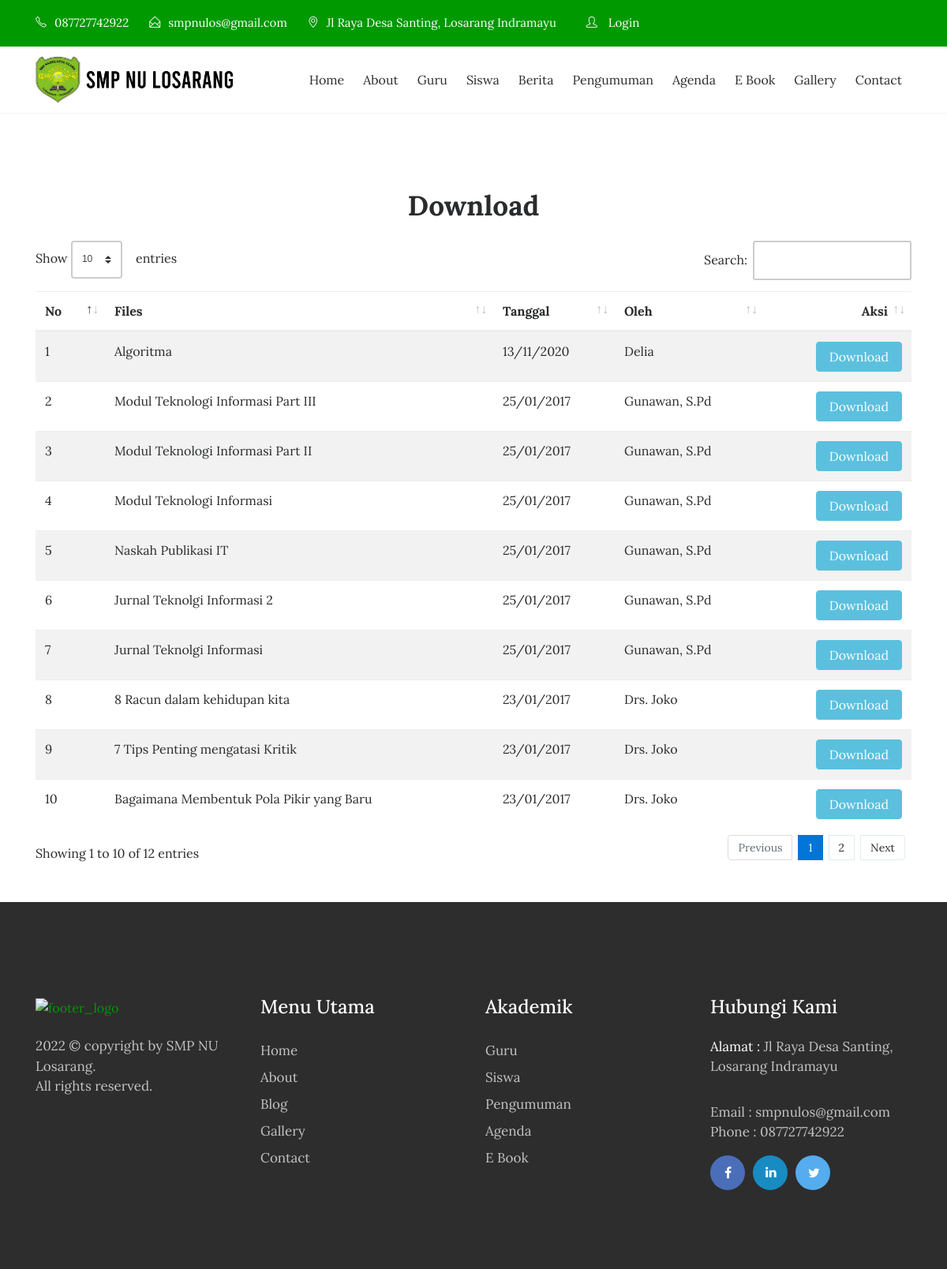
Page /index.php/download on the committed database.
### tables this page shows
CREATE TABLE `tbl_files` (
  `file_id` int(11) NOT NULL,
  `file_judul` varchar(120) DEFAULT NULL,
  `file_deskripsi` text,
  `file_tanggal` timestamp NULL DEFAULT CURRENT_TIMESTAMP,
  `file_oleh` varchar(60) DEFAULT NULL,
  `file_download` int(11) DEFAULT '0',
  `file_data` varchar(120) DEFAULT NULL
);

### application/controllers/Download.php (called while the page is built, shortened)
<?php
class Download extends CI_Controller{
	function __construct(){
		$this->load->model('m_files');
		$this->load->helper('download');
		$this->load->model('m_pengunjung');
	}
	function index(){
		$x['data']=$this->m_files->get_all_files();
		$this->load->view('depan/v_download',$x);
	}
}

### index.php (called while the page is built, shortened)
<?php
require_once BASEPATH.'core/CodeIgniter.php';

### application/models/M_files.php (called while the page is built, shortened)
<?php
class M_files extends CI_Model{
	function get_all_files(){
		$hsl=$this->db->query("SELECT file_id,file_judul,file_deskripsi,DATE_FORMAT(file_tanggal,'%d/%m/%Y') AS tanggal,file_oleh,file_download,file_data FROM tbl_files ORDER BY file_id DESC");
		return $hsl;
	}
}

### application/views/depan/v_download.php (the view, shortened to what this page needs)
<!DOCTYPE html>
<html lang="en">
<head>
    <link rel="stylesheet" href="<?php echo base_url().'theme/css/bootstrap.min.css'?>">
    <link rel="stylesheet" href="<?php echo base_url().'theme/css/font-awesome.min.css'?>">
    <link rel="stylesheet" href="<?php echo base_url().'theme/css/simple-line-icons.css'?>">
    <link rel="stylesheet" href="<?php echo base_url().'theme/css/owl.carousel.min.css'?>">
    <link href="<?php echo base_url().'theme/css/style.css'?>" rel="stylesheet">
    <link href="<?php echo base_url().'theme/css/dataTables.bootstrap4.min.css'?>" rel="stylesheet">
</head>
<body>
<div class="header-topbar" style="background-color: #009900">
        <div class="container">
            <div class="row">
                <div class="col-xs-6 col-sm-8 col-md-9" >
                    <div class="header-top_address" >
                        <div class="header-top_list" style="color: white">
                            <span class="icon-phone" style="color: white"></span>087727742922
                        </div>
                        <div class="header-top_list" style="color: white">
                            <span class="icon-envelope-open" style="color: white"></span>smpnulos@gmail.com
                        </div>
                        <div class="header-top_list" style="color: white">
                            <span class="icon-location-pin" style="color: white"></span>Jl Raya Desa Santing, Losarang Indramayu
                        </div>
                        <div class="header-top_list" style="color: white">
                                  <a class="nav-link" href="<?php echo site_url('admin/login');?>" target="_blank" style="color: white"><span><i class="icon-user" style="color: white"></i></span>     Login</a>
                        </div>
                  </div>
              </div>
          </div>
      </div>
  </div>
  <div data-toggle="affix" style="border-bottom:solid 1px #f2f2f2;">
      <div class="container nav-menu2">
          <div class="row">
              <div class="col-md-12">
                  <nav class="navbar navbar2 navbar-toggleable-md navbar-light bg-faded">
                      <a href="<?php echo site_url('');?>" class="navbar-brand nav-brand2"><img class="img img-responsive" width="250px;" src="<?php echo base_url().'assets/images/logo2.png'?>"></a>
                      <div class="collapse navbar-collapse justify-content-end" id="navbarNavDropdown">
                          <ul class="navbar-nav">
                              <li class="nav-item">
                                  <a class="nav-link" href="<?php echo site_url('');?>">Home</a>
                              </li>
                              <li class="nav-item">
                                  <a class="nav-link" href="<?php echo site_url('about');?>">About</a>
                              </li>
                              <li class="nav-item">
                                  <a class="nav-link" href="<?php echo site_url('guru');?>">Guru</a>
                              </li>
                              <li class="nav-item">
                                  <a class="nav-link" href="<?php echo site_url('siswa');?>">Siswa</a>
                              </li>
                              <li class="nav-item">
                                  <a class="nav-link" href="<?php echo site_url('blog');?>">Berita</a>
                              </li>
                              <li class="nav-item">
                                  <a class="nav-link" href="<?php echo site_url('pengumuman');?>">Pengumuman</a>
                              </li>
                              <li class="nav-item">
                                  <a class="nav-link" href="<?php echo site_url('agenda');?>">Agenda</a>
                              </li>
                              <li class="nav-item">
                                  <a class="nav-link" href="<?php echo site_url('download');?>">E Book</a>
                              </li>
                              <li class="nav-item">
                                  <a class="nav-link" href="<?php echo site_url('galeri');?>">Gallery</a>
                              </li>
                              <li class="nav-item">
                                <a class="nav-link" href="<?php echo site_url('contact');?>">Contact</a>
                              </li>
                        </ul>
                  </div>
                </nav>
              </div>
            </div>
          </div>
        </div>
<section class="contact" style="margin-bottom:50px;">
    <div class="container">
        <div class="row">
            <div class="col-md-12">
                <div class="contact-title">
                    <h2>Download</h2>
                </div>
            </div>
        </div>
        <div class="row">
            <div class="col-md-12">
              <div class="table-responsive">
                <table class="table table-striped" id="display">
                  <thead>
                    <tr>
                      <th>No</th>
                      <th>Files</th>
                      <th>Tanggal</th>
                      <th>Oleh</th>
                      <th style="text-align:right;">Aksi</th>
                    </tr>
                  </thead>
                  <tbody>
                    <?php
                      $no=1;
                      foreach ($data->result() as $row):
                    ?>
                    <tr>
                      <td><?php echo $no++;?></td>
                      <td><?php echo $row->file_judul;?></td>
                      <td><?php echo $row->tanggal;?></td>
                      <td><?php echo $row->file_oleh;?></td>
                      <td style="text-align:right;"><a href="<?php echo site_url('download/get_file/'.$row->file_id);?>" class="btn btn-info">Download</a></td>
                    </tr>
                  <?php endforeach;?>
                  </tbody>
                </table>
              </div>
            </div>
          </div>
        </div>
    </section>
    <footer>
        <div class="container">
            <div class="row">
                <div class="col-md-3">
                    <div class="foot-logo">
                        <a href="<?php echo site_url();?>">
                            <img src="<?php echo base_url().'assets/images/logoo_white.png'?>" class="img-fluid" alt="footer_logo">
                        </a>
                        <p><?php echo date('Y');?> © copyright by SMP NU Losarang. <br>All rights reserved.</p>
                        </div>
                    </div>
                    <div class="col-md-3">
                        <div class="sitemap">
                            <h3>Menu Utama</h3>
                            <ul>
                                <li><a href="<?php echo site_url();?>">Home</a></li>
                                <li><a href="<?php echo site_url('about');?>">About</a></li>
                                <li><a href="<?php echo site_url('artikel');?>">Blog </a></li>
                                <li><a href="<?php echo site_url('galeri');?>">Gallery</a></li>
                                <li><a href="<?php echo site_url('contact');?>">Contact</a></li>
                            </ul>
                        </div>
                    </div>
                    <div class="col-md-3">
                      <div class="sitemap">
                          <h3>Akademik</h3>
                          <ul>
                              <li><a href="<?php echo site_url('guru');?>">Guru</a></li>
                              <li><a href="<?php echo site_url('siswa');?>">Siswa </a></li>
                              <li><a href="<?php echo site_url('pengumuman');?>">Pengumuman</a></li>
                              <li><a href="<?php echo site_url('agenda');?>">Agenda</a></li>
                              <li><a href="<?php echo site_url('download');?>">E Book</a></li>
                          </ul>
                      </div>
                    </div>
                    <div class="col-md-3">
                        <div class="address">
                            <h3>Hubungi Kami</h3>
                            <p><span>Alamat : </span> Jl Raya Desa Santing, Losarang Indramayu</p>
                            <p>Email : smpnulos@gmail.com
                                <br> Phone : 087727742922</p>
                                <ul class="footer-social-icons">
                                    <li><a href="#"><i class="fa fa-facebook fa-fb" aria-hidden="true"></i></a></li>
                                    <li><a href="#"><i class="fa fa-linkedin fa-in" aria-hidden="true"></i></a></li>
                                    <li><a href="#"><i class="fa fa-twitter fa-tw" aria-hidden="true"></i></a></li>
                                </ul>
                            </div>
                        </div>
                    </div>
                </div>
            </footer>
      </body>
</html>

### rows in the picture
tbl_files: file_judul "Algoritma", tanggal "13/11/2020", file_oleh "Delia"
tbl_files: file_judul "Modul Teknologi Informasi Part III", tanggal "25/01/2017", file_oleh "Gunawan, S.Pd"
tbl_files: file_judul "Modul Teknologi Informasi Part II", tanggal "25/01/2017", file_oleh "Gunawan, S.Pd"
tbl_files: file_judul "Modul Teknologi Informasi", tanggal "25/01/2017", file_oleh "Gunawan, S.Pd"
tbl_files: file_judul "Naskah Publikasi IT", tanggal "25/01/2017", file_oleh "Gunawan, S.Pd"
tbl_files: file_judul "Jurnal Teknolgi Informasi 2", tanggal "25/01/2017", file_oleh "Gunawan, S.Pd"
tbl_files: file_judul "Jurnal Teknolgi Informasi", tanggal "25/01/2017", file_oleh "Gunawan, S.Pd"
tbl_files: file_judul "8 Racun dalam kehidupan kita", tanggal "23/01/2017", file_oleh "Drs. Joko"
tbl_files: file_judul "7 Tips Penting mengatasi Kritik", tanggal "23/01/2017", file_oleh "Drs. Joko"
tbl_files: file_judul "Bagaimana Membentuk Pola Pikir yang Baru", tanggal "23/01/2017", file_oleh "Drs. Joko"
